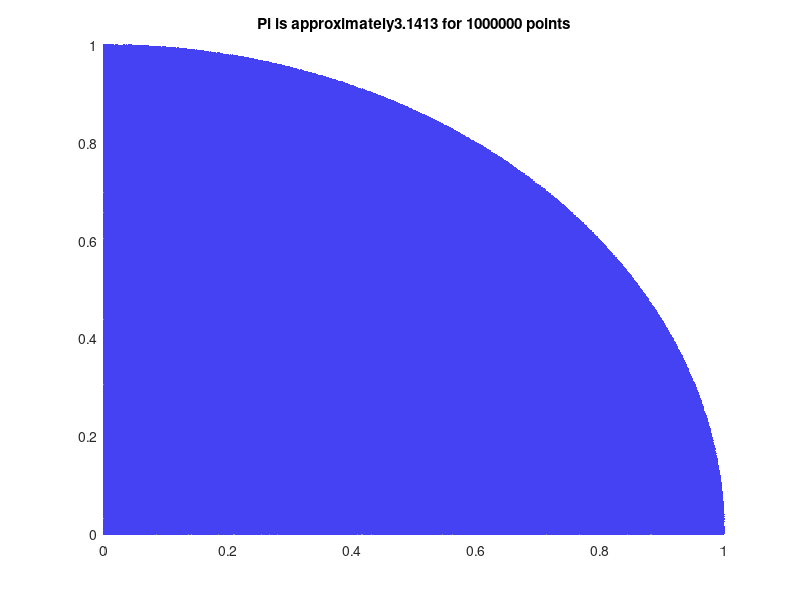

The MATLAB source for this figure:
function piEstimate()
n = 1000000;
points = rand(n,2);
circle = zeros(n,2);
pos = 1;
for i = 1:n
        dist = sqrt(points(i,1)^2+points(i,2)^2);
       if(dist<=1)
           circle(pos,1) = points(i,1);
           circle(pos,2) = points(i,2);
           pos = pos + 1;
       end
end

circle = circle(1:pos,1:2);
disp(['Pi is approximately' num2str(4*length(circle)/(n)) ' for ' num2str(n) ' points']);

c = [69,66,244];  %shade of preffered yellow
c = c/255;
scatter(circle(:,1),circle(:,2), 3, c, 'filled');
title(['Pi is approximately' num2str(4*length(circle)/(n)) ' for ' num2str(n) ' points']);

end
